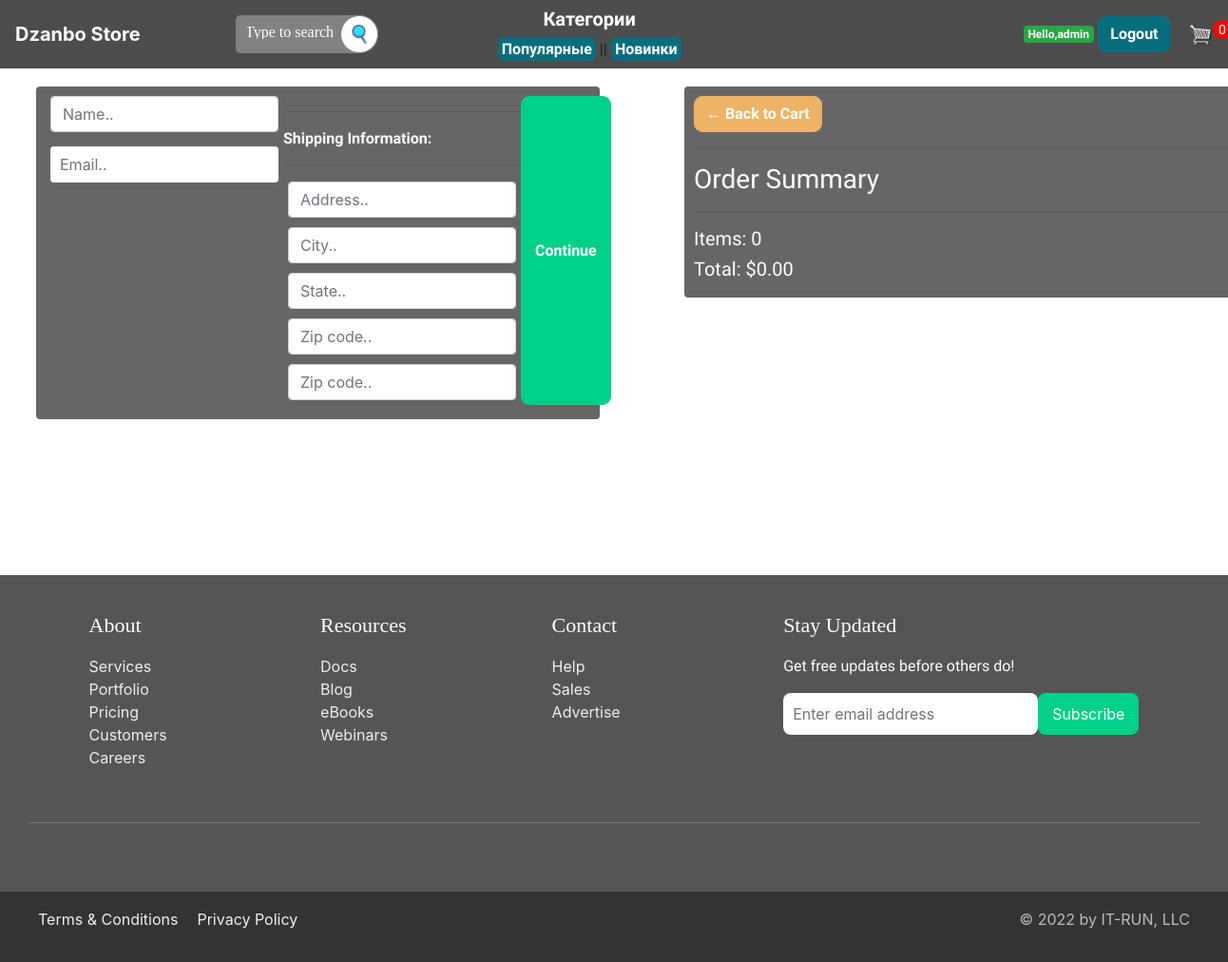
Before: /checkout/ (signed in) with the older database file.
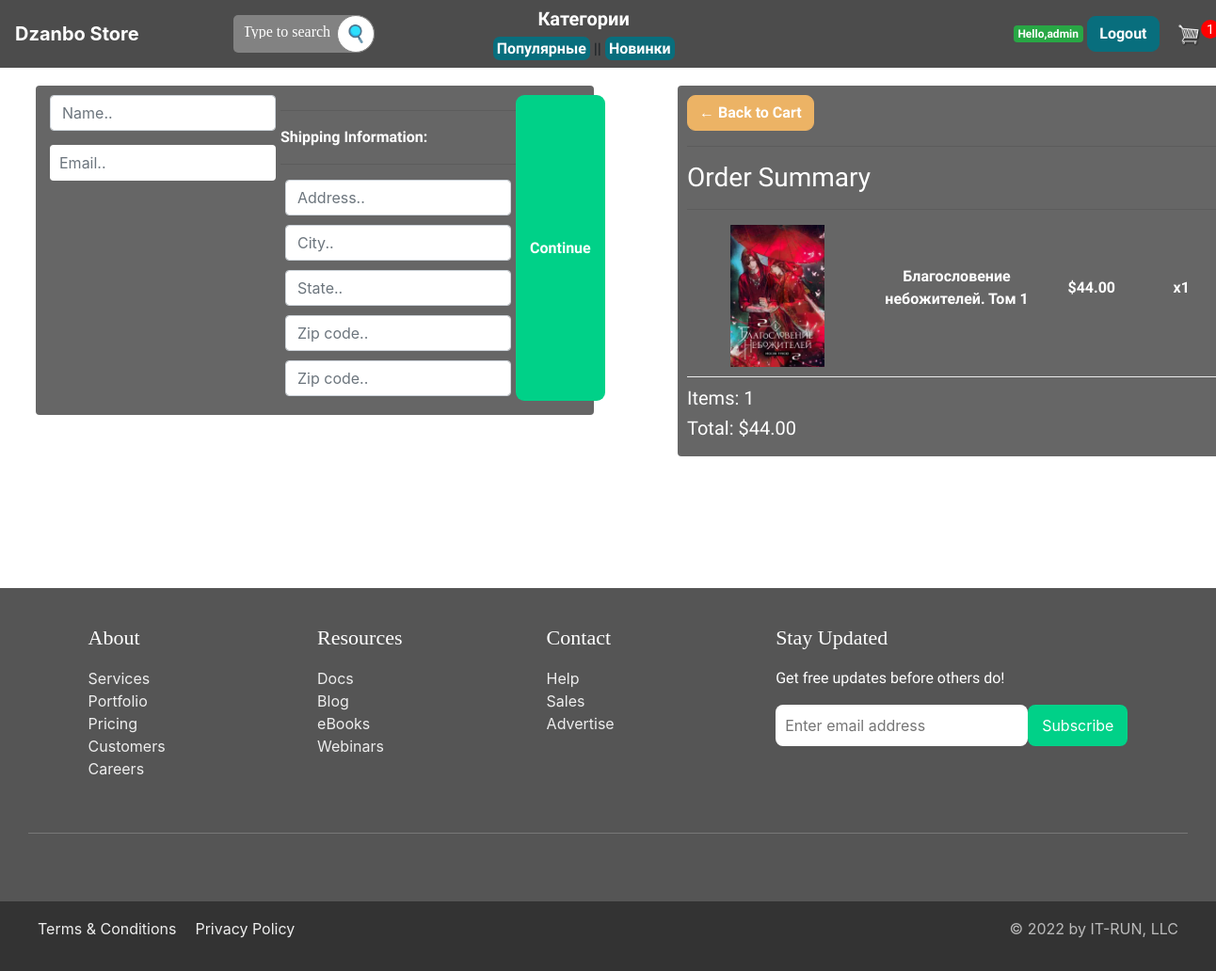
After: the same page with the newer database file.
### bookmaster/models.py (models this page shows, shortened)
class Order(models.Model):
    customer = models.ForeignKey(User, on_delete=models.SET_NULL, blank=True, null=True)
    date_order = models.DateTimeField(auto_now_add=True)
    complete = models.BooleanField(default=False, null=True, blank=False)
    transaction_id = models.CharField(max_length=200, null=True)
    @property
    def shipping(self):
        shipping = False
        orderitems = self.orderitem_set.all()
        for i in orderitems:
            if i.product.digital == False:
                shipping = True
        return shipping
    @property
    def get_cart_total(self):
        orderitems = self.orderitem_set.all()
        total = sum([item.get_total for item in orderitems])
        return total
    @property
    def get_cart_items(self):
        orderitems = self.orderitem_set.all()
        total = sum([item.quantity for item in orderitems])
        return total

class OrderItem(models.Model):
    product = models.ForeignKey(Product, on_delete=models.SET_NULL, blank=True, null=True)
    order = models.ForeignKey(Order, on_delete=models.SET_NULL, blank=True, null=True)
    quantity = models.IntegerField(default=0, null=True, blank=True)
    date_added = models.DateTimeField(auto_now_add=True)
    @property
    def get_total(self):
        total = self.product.price * self.quantity
        return total

class Product(models.Model):
    name = models.CharField(max_length=200, null=True)
    genre = models.ForeignKey(Genre, on_delete=models.SET_NULL, blank=True, null=True)
    price = models.DecimalField(max_digits=8, decimal_places=2)
    digital = models.BooleanField(default=False, null=True, blank=True)
    image = models.ImageField(null=True, blank=True, upload_to="product_images/")
    description = models.TextField(max_length=1000, null=True)
    author = models.CharField(max_length=100, null=True)
    published_date = models.DateTimeField(auto_now_add=True, null=True)
    popular_list = models.IntegerField('popular_list', default=0)
    @property
    def imageURL(self):
        try:
            url = self.image.url
        except:
            url = ''
        return url

### bookmaster/views.py (the view)
# urls.py: path('checkout/', views.checkout, name="checkout"),
def checkout(request):
    if request.user.is_authenticated:
        customer = request.user
        order, created = Order.objects.get_or_create(customer=customer, complete=False)
        items = order.orderitem_set.all()
        cartItems = order.get_cart_items
    else:
        items = []
        order = {'get_cart_total': 0, 'get_cart_items': 0, 'shipping':False}
        cartItems = order['get_cart_items']
    context = {'items': items, 'order': order, 'cartItems':cartItems}
    return render(request, 'store/checkout.html', context)

### bookmaster/get_category.py (called while the page is built)
def get_category(request):
    genres = Genre.objects.all()
    context = {'genres':genres}
    return context

### bookmaster/templates/store/checkout.html (shortened to what this page needs)
{% extends 'store/main.html' %}
{% load static %}
{% block content %}
     <div class="row">
		<div class="col-lg-6">
			<div class="box-element" id="form-wrapper">
				<form id="form">
					<div id="user-info">
						<div class="form-field">
							<input required class="form-control" type="text" name="name" placeholder="Name..">
						</div>
						<div class="form-field">
							<input required class="form-control" type="email" name="email" placeholder="Email..">
						</div>
					</div>
					<div id="shipping-info">
						<hr>
						<p>Shipping Information:</p>
						<hr>
						<div class="form-field">
							<input class="form-control" type="text" name="address" placeholder="Address..">
						</div>
						<div class="form-field">
							<input class="form-control" type="text" name="city" placeholder="City..">
						</div>
						<div class="form-field">
							<input class="form-control" type="text" name="state" placeholder="State..">
						</div>
						<div class="form-field">
							<input class="form-control" type="text" name="zipcode" placeholder="Zip code..">
						</div>
						<div class="form-field">
							<input class="form-control" type="text" name="country" placeholder="Zip code..">
						</div>
					</div>
					<input id="form-button" class="btn btn-success btn-block" type="submit" value="Continue">
				</form>
			</div>
			<br>
		</div>
		<div class="col-lg-6">
			<div class="box-element" id="box-element-right">
				<a  class="btn btn-outline-dark" href="{% url 'cart' %}">&#x2190; Back to Cart</a>
				<hr>
				<h3>Order Summary</h3>
				<hr>
				{% for item in items %}
					<div class="cart-row">
						<div style="flex:2"><img class="row-image" src="{{item.product.imageURL}}"></div>
						<div style="flex:2"><p>{{item.product.name}}</p></div>
						<div style="flex:1"><p>${{item.product.price|floatformat:2}}</p></div>
						<div style="flex:1"><p>x{{item.quantity}}</p></div>
					</div>
				{% endfor %}
				<h5>Items:   {{order.get_cart_items}}</h5>
				<h5>Total:   ${{order.get_cart_total|floatformat:2}}</h5>
			</div>
		</div>
	</div>
{% endblock content %}

### bookmaster/templates/store/main.html (shortened to what this page needs)
<!DOCTYPE html>
{% load static %}
<html>
<head>
	<link rel="stylesheet" href="https://stackpath.bootstrapcdn.com/bootstrap/4.4.1/css/bootstrap.min.css">
	<link rel="stylesheet" type="text/css" href="{% static 'css/main.css' %}">
</head>
<body>
	<nav class="navbar navbar-expand-lg navbar-dark bg-dark">
	  <a class="navbar-brand" href="{% url 'store' %}">Dzanbo Store</a>
	  <div class="collapse navbar-collapse" id="navbarSupportedContent">
	    <ul class="navbar-nav mr-auto">
	      <li class="nav-item">
			  <form class="search" action="{% url 'search_results' %}" msearethod="get">
     			<input name="q" class="search-txt" type="text" name="" placeholder="Type to search">
     			<button class="search-btn" href="#" >
					<img width="20" height="20" src="../../static/images/zoom.png" alt="search-icon">
     			</button>
    		</form>
	      </li>
            <ul class="navbar_cat">
                <li class="nav-item navbar_category">
				<h5><b>Категории</b></h5>
	      </li>
                <li class="navbar_pages">
                <a href="/popular_list">Популярные</a> ||
                <a href="/new_list">Новинки</a>
            </li>
            </ul>
			<li class="nav-item">
			{% if not request.user.is_authenticated %}
	     	<a href="{% url 'register' %}"class="btn btn-warning">Registration</a>
			<a href="{% url 'login' %}"class="btn btn-warning">Login</a>
			{% else %}
				<span class="badge bg-success">Hello,{{request.user.username}}</span>
			<a href="{% url 'logout' %}"class="btn btn-warning">Logout</a>
			{% endif %}
	     	<a href="{% url 'cart' %}" class="cartIcon">
	    		<img  id="cart-icon" src="{% static 'images/cart.png' %}">
					    	<p id="cart-total">{{cartItems}}</p>
	    	</a>
	      </li>
	    </ul>
	  </div>
	</nav>
     <div class="container">
            <br>
            {% block content %}
            {% endblock content %}
         </div>
	<footer>
  <section class="ft-main">
    <div class="ft-main-item">
      <h2 class="ft-title">About</h2>
      <ul>
        <li><a href="#">Services</a></li>
        <li><a href="#">Portfolio</a></li>
        <li><a href="#">Pricing</a></li>
        <li><a href="#">Customers</a></li>
        <li><a href="#">Careers</a></li>
      </ul>
    </div>
    <div class="ft-main-item">
      <h2 class="ft-title">Resources</h2>
      <ul>
        <li><a href="#">Docs</a></li>
        <li><a href="#">Blog</a></li>
        <li><a href="#">eBooks</a></li>
        <li><a href="#">Webinars</a></li>
      </ul>
    </div>
    <div class="ft-main-item">
      <h2 class="ft-title">Contact</h2>
      <ul>
        <li><a href="#">Help</a></li>
        <li><a href="#">Sales</a></li>
        <li><a href="#">Advertise</a></li>
      </ul>
    </div>
    <div class="ft-main-item">
      <h2 class="ft-title">Stay Updated</h2>
      <p>Get free updates before others do!</p>
      <form>
        <input type="email" name="email" placeholder="Enter email address">
        <input type="submit" value="Subscribe">
      </form>
    </div>
  </section>
  <section class="ft-social">
    <ul class="ft-social-list">
    </ul>
  </section>
  <section class="ft-legal">
    <ul class="ft-legal-list">
      <li><a href="#">Terms &amp; Conditions</a></li>
      <li><a href="#">Privacy Policy</a></li>
      <li>&copy; 2022 by IT-RUN, LLC</li>
    </ul>
  </section>
</footer>
</body>
</html>

Changed rows visible on the page:
added OrderItem: product.imageURL (picture), product.name "Благословение небожителей. Том 1", product.price "44.00", quantity "1"
computed for Order: get_cart_items "0" → "1"; get_cart_total "0.00" → "44.00"
Other visible differences:
{{ cartItems }}: "0" → "1"
